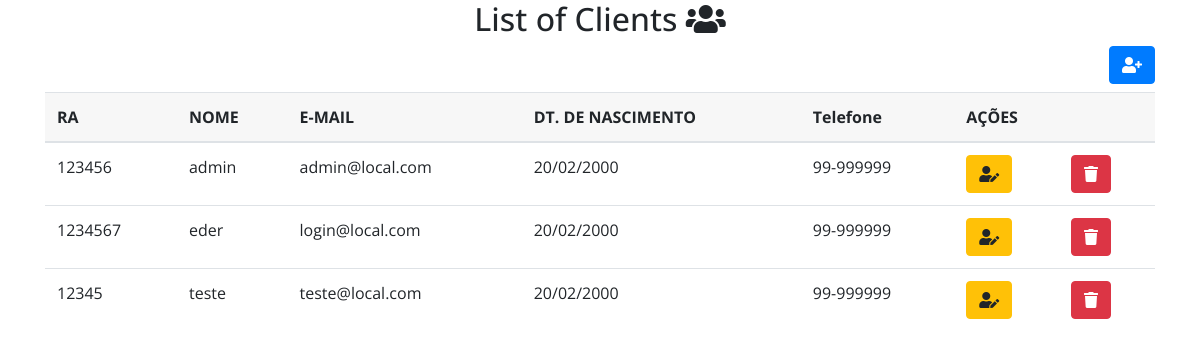
Page /showUd.php on the committed database.
### tables this page shows
CREATE TABLE users (
id 		 		INT NOT NULL,
nome 		 		VARCHAR(255) NOT NULL,
email 			VARCHAR(255) NOT NULL,
birth	    		DATE NOT NULL,
phone 	 		VARCHAR(15) NOT NULL,
passwordUser	VARCHAR(255) NOT NULL,
nivel          CHAR(1) NOT NULL DEFAULT 'U',
confirmed		INT NOT NULL,
token 			VARCHAR(32) NOT NULL,
PRIMARY KEY (id)
);

### model/Manager.php (called while the page is built, shortened)
<?php
class Manager extends Conexao {
    public function listClient($table) {
        $pdo = parent::get_instance();
        $sql = "SELECT * FROM $table ORDER BY nome ASC";
        $statement = $pdo->query($sql);
        $statement->execute();
        return $statement->fetchAll();
    }
}

### showUd.php (the view, shortened to what this page needs)
<?php
include_once 'model/Manager.php';
$manager = new Manager();
?>
<!DOCTYPE html>
<html>
<head>
	<?php include_once 'view/dependencias.php'; ?>
</head>
<body>
<div class="container">
	<h2 class="text-center"> List of Clients <i class="fa fa-users"></i></h2>
	<h5 class="text-right">
		<a href="view/page_register.php" class="btn btn-primary btn-xs">
			<i class="fa fa-user-plus"></i>
		</a>
	</h5>
	<div class="table-responsive">
		<table class="table table-hover">
			<thead class="thead">
				<tr>
					<th>RA</th>
					<th>NOME</th>
					<th>E-MAIL</th>
					<th>DT. DE NASCIMENTO</th>
					<th>Telefone</th>
					<th colspan="3">AÇÕES</th>
				</tr>
			</thead>
			<tbody>
				<?php foreach($manager->listClient("users") as $user): ?>
				<tr>
					<td><?php echo $user['id'] ?></td>
					<td><?php echo $user['nome'] ?></td>
					<td><?php echo $user['email'] ?></td>
					<td><?php echo date("d/m/Y", strtotime($user['birth'])) ?></td>
					<td><?php echo $user['phone'] ?></td>
					<td>
						<form method="POST" action="view/page_update.php">
							<button class="btn btn-warning btn-xs">
								<i class="fa fa-user-edit"></i>
							</button>
						</form>
					</td>
					<td>
						<form method="POST" action="controller/delete_client.php" onclick="return confirm('Tem certeza que deseja excluir ?');">
						<button class="btn btn-danger btn-xs">
								<i class="fa fa-trash"></i>
							</button>
						</form>
					</td>
				</tr>
				<?php endforeach; ?>
			</tbody>
		</table>
	</div>
</div>
</body>
</html>

### view/dependencias.php (shortened to what this page needs)
<link rel="stylesheet" href="https://maxcdn.bootstrapcdn.com/bootstrap/4.0.0/css/bootstrap.min.css">
<link rel="stylesheet" href="https://use.fontawesome.com/releases/v5.1.0/css/all.css">

### view/dependencias.php (style rules this page uses)
body { margin: 0; background-color: #ffffff; }
* { font-family: 'Open Sans', sans-serif; }
h2 { font-family: 'Open Sans', sans-serif; }
.thead { background-color: #f7f7f7; }

### rows in the picture
users: id "123456", nome "admin", email "admin@local.com", birth "20/02/2000", phone "99-999999"
users: id "1234567", nome "eder", email "login@local.com", birth "20/02/2000", phone "99-999999"
users: id "12345", nome "teste", email "teste@local.com", birth "20/02/2000", phone "99-999999"
